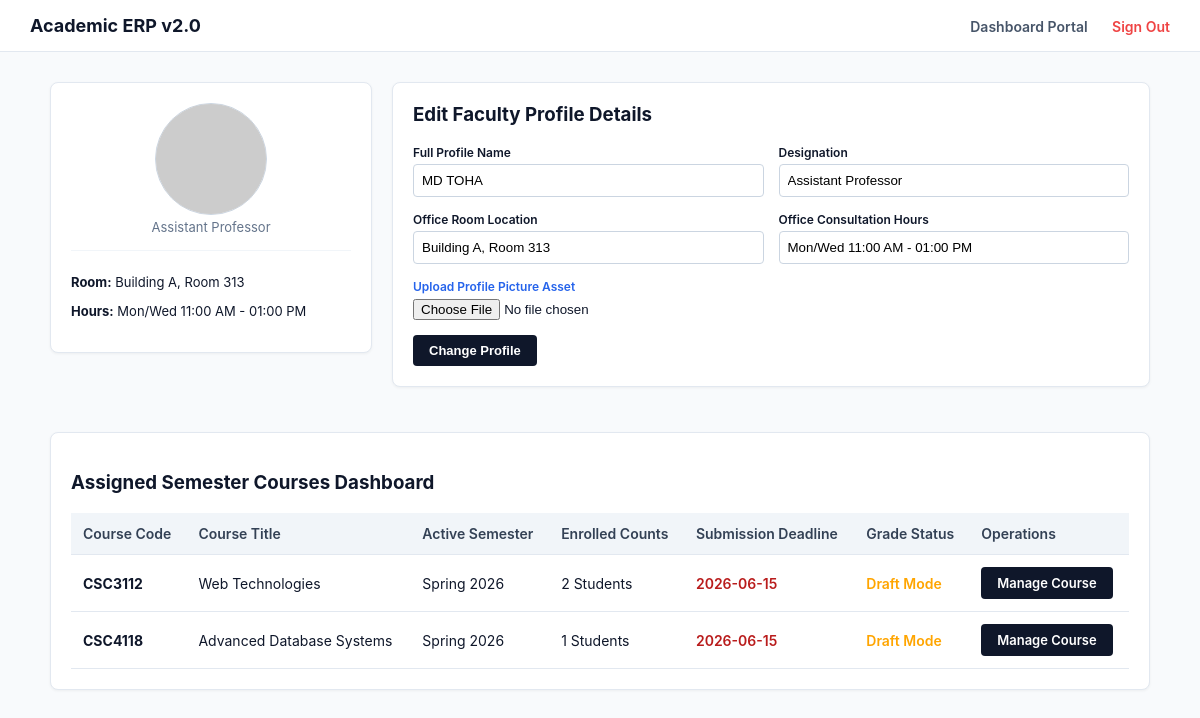
The app's page /index.php?action=faculty_dashboard (signed in) with its own data.
### tables this page shows
CREATE TABLE IF NOT EXISTS faculty (
    id INT AUTO_INCREMENT PRIMARY KEY,
    user_id INT NOT NULL UNIQUE,
    department_id INT NOT NULL,
    designation VARCHAR(100),
    office_room VARCHAR(100),
    office_hours VARCHAR(255),
    FOREIGN KEY (user_id) REFERENCES users(id) ON DELETE CASCADE,
    FOREIGN KEY (department_id) REFERENCES departments(id)
);

CREATE TABLE IF NOT EXISTS users (
    id INT AUTO_INCREMENT PRIMARY KEY,
    name VARCHAR(255) NOT NULL,
    email VARCHAR(255) NOT NULL UNIQUE,
    password_hash VARCHAR(255) NOT NULL,
    phone VARCHAR(20),
    role ENUM('student', 'faculty', 'head', 'admin') NOT NULL,
    profile_pic VARCHAR(255),
    is_active BOOLEAN DEFAULT TRUE,
    created_at TIMESTAMP DEFAULT CURRENT_TIMESTAMP
);

CREATE TABLE IF NOT EXISTS courses (
    id INT AUTO_INCREMENT PRIMARY KEY,
    program_id INT NOT NULL,
    semester_id INT NOT NULL,
    faculty_id INT,
    code VARCHAR(50) NOT NULL,
    title VARCHAR(255) NOT NULL,
    credit_hours INT NOT NULL,
    max_seats INT NOT NULL,
    status ENUM('open', 'closed', 'completed') DEFAULT 'open',
    FOREIGN KEY (program_id) REFERENCES programs(id),
    FOREIGN KEY (semester_id) REFERENCES semesters(id),
    FOREIGN KEY (faculty_id) REFERENCES faculty(id) ON DELETE SET NULL
);

CREATE TABLE IF NOT EXISTS semesters (
    id INT AUTO_INCREMENT PRIMARY KEY,
    name VARCHAR(100) NOT NULL,
    start_date DATE NOT NULL,
    end_date DATE NOT NULL,
    is_current BOOLEAN DEFAULT FALSE,
    drop_deadline DATE,
    grade_submission_deadline DATE
);

### controllers/FacultyController.php (called while the page is built, shortened)
<?php
require_once __DIR__ . '/../models/FacultyModel.php';
class FacultyController {
    private $model;
    private $faculty_id;
    public function __construct($conn) {
        $this->model = new FacultyModel($conn);
        $this->faculty_id = isset($_SESSION['user_id']) ? $_SESSION['user_id'] : 0;
    }
    public function showDashboard() {
        $profile = $this->model->getProfile($this->faculty_id);
        $courses = $this->model->getAssignedCourses($this->faculty_id);
        include __DIR__ . '/../views/templates/header.php';
        include __DIR__ . '/../views/dashboard.php';
        include __DIR__ . '/../views/templates/footer.php';
    }
}
?>

### models/FacultyModel.php (called while the page is built, shortened)
<?php
class FacultyModel {
    private $db;
    public function __construct($conn) { $this->db = $conn; }
    public function getProfile($user_id) {
        $stmt = $this->db->prepare("SELECT f.*, u.name, u.profile_pic, u.email FROM faculty f JOIN users u ON f.user_id = u.id WHERE f.user_id = ?");
        $stmt->bind_param("i", $user_id);
        $stmt->execute();
        return $stmt->get_result()->fetch_assoc();
    }
    public function getAssignedCourses($user_id) {
        $stmt = $this->db->prepare("SELECT c.*, s.name as semester, s.grade_submission_deadline, COUNT(e.id) as student_count, IFNULL(MAX(ge.is_published), 0) as grade_status
            FROM courses c
            JOIN faculty f ON c.faculty_id = f.id
            JOIN semesters s ON c.semester_id = s.id
            LEFT JOIN enrollments e ON c.id = e.course_id AND e.status = 'active'
            LEFT JOIN grade_entries ge ON e.id = ge.enrollment_id
            WHERE f.user_id = ? GROUP BY c.id");
        $stmt->bind_param("i", $user_id);
        $stmt->execute();
        return $stmt->get_result()->fetch_all(MYSQLI_ASSOC);
    }
}
?>

### views/dashboard.php (the view)
<div class="profile-layout">
    <div class="card avatar-card">
       <img src="<?php echo !empty($profile['profile_pic']) ? $profile['profile_pic'] : 'uploads/profiles/default.png'; ?>"
             alt="Avatar"
             class="avatar-image"
             onerror="this.src='https://ui-avatars.com/api/?name=<?php echo urlencode($profile['name']); ?>&background=random';">
        <p style="color:#64748b; margin:0; font-size:13px;"><?php echo htmlspecialchars($profile['designation']); ?></p>
        <div class="meta-list">
            <p><strong>Room:</strong> <?php echo htmlspecialchars($profile['office_room']); ?></p>
            <p><strong>Hours:</strong> <?php echo htmlspecialchars($profile['office_hours']); ?></p>
        </div>
    </div>
    <div class="card form-card">
        <h3 style="margin-top:0;">Edit Faculty Profile Details</h3>
        <form action="index.php?action=update_profile" method="POST" enctype="multipart/form-data">
            <div class="form-grid">
                <div class="form-row">
                    <label>Full Profile Name</label>
                    <input type="text" name="name" value="<?php echo htmlspecialchars($profile['name']); ?>" required>
                </div>
                <div class="form-row">
                    <label>Designation</label>
                    <input type="text" name="designation" value="<?php echo htmlspecialchars($profile['designation']); ?>" required>
                </div>
                <div class="form-row">
                    <label>Office Room Location</label>
                    <input type="text" name="office_room" value="<?php echo htmlspecialchars($profile['office_room']); ?>" required>
                </div>
                <div class="form-row">
                    <label>Office Consultation Hours</label>
                    <input type="text" name="office_hours" value="<?php echo htmlspecialchars($profile['office_hours']); ?>" required>
                </div>
            </div>
            <div style="margin-bottom:15px;">
                <label style="font-size:12px; font-weight:600; display:block; margin-bottom:4px; color:#2563eb;">Upload Profile Picture Asset</label>
                <input type="file" name="profile_pic" accept="image/*">
            </div>
            <button type="submit" class="btn">Change Profile</button>
        </form>
    </div>
</div>
<div class="card">
    <h3>Assigned Semester Courses Dashboard</h3>
    <table>
        <thead>
            <tr>
                <th>Course Code</th>
                <th>Course Title</th>
                <th>Active Semester</th>
                <th>Enrolled Counts</th>
                <th>Submission Deadline</th>
                <th>Grade Status</th>
                <th>Operations</th>
            </tr>
        </thead>
        <tbody>
            <?php foreach ($courses as $c): ?>
            <tr>
                <td><strong><?php echo htmlspecialchars($c['code']); ?></strong></td>
                <td><?php echo htmlspecialchars($c['title']); ?></td>
                <td><?php echo htmlspecialchars($c['semester']); ?></td>
                <td><?php echo $c['student_count']; ?> Students</td>
                <td><span style="color:#b91c1c; font-weight:600;"><?php echo htmlspecialchars($c['grade_submission_deadline']); ?></span></td>
                <td><?php echo ($c['grade_status'] == 1) ? '<span style="color:green; font-weight:600;">Published</span>' : '<span style="color:orange; font-weight:600;">Draft Mode</span>'; ?></td>
                <td><a class="btn" href="index.php?action=course_manage&course_id=<?php echo $c['id']; ?>">Manage Course</a></td>
            </tr>
            <?php endforeach; ?>
        </tbody>
    </table>
</div>

### index.php (shortened to what this page needs)
<?php
require_once __DIR__ . '/config/db.php';
require_once __DIR__ . '/controllers/FacultyController.php';
$action = isset($_GET['action']) ? $_GET['action'] : 'login';
$controller = new FacultyController($conn);
switch ($action) {
    case 'faculty_dashboard': $controller->showDashboard(); break;
}
?>

### views/templates/header.php (shortened to what this page needs)
<!DOCTYPE html>
<html lang="en">
<head>
    <link rel="stylesheet" href="assets/css/global.css">
    <?php
    $current_action = isset($_GET['action']) ? $_GET['action'] : 'login';
    if ($current_action === 'login') {
        echo '<link rel="stylesheet" href="assets/css/login.css">';
    } elseif ($current_action === 'faculty_dashboard') {
        echo '<link rel="stylesheet" href="assets/css/dashboard.css">';
    } elseif ($current_action === 'course_manage') {
        echo '<link rel="stylesheet" href="assets/css/course_manage.css">';
    } elseif ($current_action === 'faculty_grades') {
        echo '<link rel="stylesheet" href="assets/css/grades.css">';
    }
    ?>
</head>
<body class="<?php echo ($current_action === 'login') ? 'login-body' : ''; ?>">
<?php if ($current_action !== 'login'): ?>
<nav>
    <strong>Academic ERP v2.0</strong>
    <div>
        <a href="index.php?action=faculty_dashboard">Dashboard Portal</a>
        <a href="index.php?action=logout" style="color: #ef4444;">Sign Out</a>
    </div>
</nav>
<div class="container">
<?php endif; ?>

### views/templates/footer.php
<?php $current_action = isset($_GET['action']) ? $_GET['action'] : 'login'; ?>
<?php if ($current_action !== 'login'): ?>
</div>
<?php endif; ?>
</body>
</html>

### assets/css/global.css (style rules this page uses)
body { font-family: -apple-system, BlinkMacSystemFont, "Segoe UI", Roboto, sans-serif; background-color: #f8fafc; color: #0f172a; margin: 0; padding: 0; }
nav { background: #ffffff; border-bottom: 1px solid #e2e8f0; padding: 15px 30px; display: flex; justify-content: space-between; align-items: center; }
nav strong { font-size: 18px; color: #0f172a; }
nav div a { color: #475569; text-decoration: none; margin-left: 20px; font-size: 14px; font-weight: 600; }
.container { max-width: 1100px; margin: 30px auto; padding: 0 20px; }
.card { background: #fff; border: 1px solid #e2e8f0; border-radius: 8px; padding: 20px; margin-bottom: 25px; box-shadow: 0 1px 3px rgba(0,0,0,0.05); }
table { width: 100%; border-collapse: collapse; margin-top: 15px; }
th, td { padding: 12px; text-align: left; border-bottom: 1px solid #e2e8f0; font-size: 14px; }
th { background-color: #f1f5f9; font-weight: 600; color: #334155; }
.btn { background: #0f172a; color: white; padding: 8px 16px; border: none; border-radius: 4px; cursor: pointer; text-decoration: none; font-size: 13px; font-weight: 600; display: inline-block; transition: background 0.2s; }

### assets/css/dashboard.css (style rules this page uses)
.profile-layout { display: flex; gap: 20px; align-items: flex-start; margin-bottom: 20px; }
.avatar-card { flex: 1; max-width: 280px; text-align: center; }
.avatar-image { width: 110px; height: 110px; border-radius: 50%; object-fit: cover; border: 1px solid #cbd5e1; background: #f8fafc; }
.meta-list { text-align: left; font-size: 13px; border-top: 1px solid #f1f5f9; padding-top: 10px; margin-top: 15px; }
.form-card { flex: 2.5; }
.form-grid { display: grid; grid-template-columns: 1fr 1fr; gap: 15px; margin-bottom: 15px; }
.form-row label { font-size: 12px; font-weight: 600; display: block; margin-bottom: 4px; }
.form-row input { width: 100%; padding: 8px; border: 1px solid #cbd5e1; border-radius: 4px; box-sizing: border-box; }

### records on screen
faculty: designation "Assistant Professor", office_room "Building A, Room 313", office_hours "Mon/Wed 11:00 AM - 01:00 PM", name "MD TOHA"
courses: code "CSC3112", title "Web Technologies", semester.name "Spring 2026", student_count "2", semester.grade_submission_deadline "2026-06-15"
courses: code "CSC4118", title "Advanced Database Systems", semester.name "Spring 2026", student_count "1", semester.grade_submission_deadline "2026-06-15"
